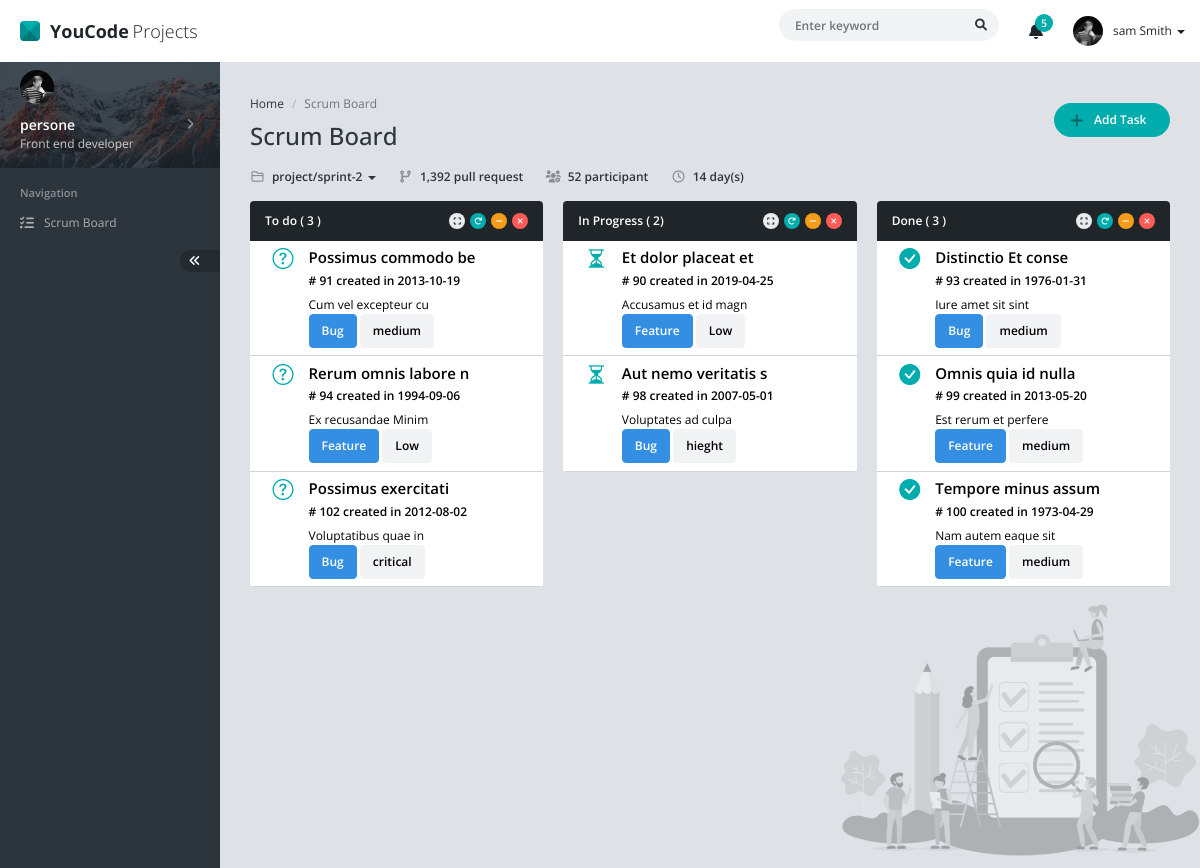
The page / on the database its author committed.
### tables this page shows
CREATE TABLE `tasks` (
  `taskID` int(11) NOT NULL,
  `title` varchar(255) DEFAULT NULL,
  `type_id` int(11) DEFAULT NULL,
  `priority_id` int(11) DEFAULT NULL,
  `status_id` int(11) DEFAULT NULL,
  `task_datetime` date DEFAULT NULL,
  `description` text DEFAULT NULL
);

CREATE TABLE `types` (
  `type_id` int(11) NOT NULL,
  `name` varchar(255) DEFAULT NULL
);

CREATE TABLE `proprieties` (
  `id_propreties` int(11) NOT NULL,
  `name` varchar(255) DEFAULT NULL
);

### scripts.php (the view, shortened to what this page needs)
<?php
include('database.php');
function getTasks($var)
{
    global $conn;
    $request   = "SELECT * FROM `tasks`  WHERE   tasks.status_id = $var";
    $res = mysqli_query($conn, $request);
    while ($row = mysqli_fetch_assoc($res)) {
        $Title = $row["title"];
        $id = $row["taskID"];
        $var2 = $row["type_id"];
        $request1  = "SELECT  name FROM `types` WHERE types.type_id = $var2";
        $res1 = mysqli_query($conn, $request1);
        while ($type_id =  mysqli_fetch_assoc($res1)) {
            $type_id1 = $type_id["name"];
        }
        $var3 = $row["priority_id"];
        $request2 = "SELECT name  FROM `proprieties` WHERE  proprieties.id_propreties = $var3";
        $res3 = mysqli_query($conn, $request2);
        while ($priority_id =  mysqli_fetch_assoc($res3)) {
            $priority = $priority_id["name"];
        }
        $status = $row["status_id"];
        if ($status == 1) {
            $iconStr = 'bi bi-hourglass-split fs-3 text-success';
          } else if ($status == 2) {
            $iconStr = 'bi bi-question-circle fs-3 text-success';
          } else if ($status == 3) {
            $iconStr = 'bi bi-check-circle-fill fs-3 text-success';
          }
        $date = $row["task_datetime"];
        $description = $row["description"];
        echo "<button id='btn'  href='#modal-task' data-bs-toggle='modal'  class=' p-2 w-100 d-flex border-0  bg-white md border-bottom' onclick='fillMyForm({$id})'>
                <div class='px-3'>
                <i class='{$iconStr}' id='icone'></i>
                </div>
                <div class='text-start'>
                    <div data-stat='{$status}' id ='{$id}status'></div>
                    <div class='h5' data-btn='{$Title}' value='{$Title}' id ='{$id}hello'>{$Title}</div>
                    <div class='text-start'>
                        <div id='{$id}date' data-btn ='{$date}' class='h6'># $id created in $date</div>
                        <div class='description' data-description='{$description}' id='{$id}description' >$description</div>
                    </div>
                    <div class='text-start'>
                        <span data-type = {$var2}  id='{$id}type' class='btn btn-primary'>$type_id1 </span>
                        <span data-priority={$var3} id='{$id}priority' class='btn btn-light text-black'>$priority</span>
                    </div>
                </div>
            </button>";
    }
}

### index.php (shortened to what this page needs)
<?php
include('scripts.php');
?>
<!DOCTYPE html>
<html lang="en">
<head>
	<link href="assets/css/vendor.min.css" rel="stylesheet" />
	<link href="assets/css/default/app.min.css" rel="stylesheet" />
	<link rel="stylesheet" href="https://cdn.jsdelivr.net/npm/bootstrap-icons@1.9.1/font/bootstrap-icons.css">
</head>
<body>
	<div id="app" class="app app-header-fixed app-sidebar-fixed">
		<div id="header" class="app-header">
			<div class="navbar-header">
				<a href="index.html" class="navbar-brand"><span class="navbar-logo"></span> <b class="me-1">YouCode</b> Projects</a>
			</div>
			<div class="navbar-nav">
				<div class="navbar-item navbar-form">
					<form action="" method="POST" name="search">
						<div class="form-group">
							<input type="text" class="form-control" placeholder="Enter keyword" />
							<button type="submit" class="btn btn-search"><i class="fa fa-search"></i></button>
						</div>
					</form>
				</div>
				<div class="navbar-item dropdown">
					<a href="#" data-bs-toggle="dropdown" class="navbar-link dropdown-toggle icon">
						<i class="fa fa-bell"></i>
						<span class="badge">5</span>
					</a>
				</div>
				<div class="navbar-item navbar-user dropdown">
					<a href="#" class="navbar-link dropdown-toggle d-flex align-items-center" data-bs-toggle="dropdown">
						<img src="assets/img/user/user-13.jpg" alt="" />
						<span>
							<span class="d-none d-md-inline">sam Smith</span>
							<b class="caret"></b>
						</span>
					</a>
				</div>
			</div>
		</div>
		<div id="sidebar" class="app-sidebar">
			<div class="app-sidebar-content" data-scrollbar="true" data-height="100%">
				<div class="menu">
					<div class="menu-profile">
						<a href="javascript:;" class="menu-profile-link" data-toggle="app-sidebar-profile" data-target="#appSidebarProfileMenu">
							<div class="menu-profile-cover with-shadow"></div>
							<div class="menu-profile-image">
								<img src="assets/img/user/user-13.jpg" alt="" />
							</div>
							<div class="menu-profile-info">
								<div class="d-flex align-items-center">
									<div class="flex-grow-1">
										persone
									</div>
									<div class="menu-caret ms-auto"></div>
								</div>
								<small>Front end developer</small>
							</div>
						</a>
					</div>
					<div class="menu-header">Navigation</div>
					<div class="menu-item">
						<a href="index.html" class="menu-link">
							<div class="menu-icon">
								<i class="fa fa-list-check"></i>
							</div>
							<div class="menu-text">Scrum Board</div>
						</a>
					</div>
					<div class="menu-item d-flex">
						<a href="javascript:;" class="app-sidebar-minify-btn ms-auto" data-toggle="app-sidebar-minify"><i class="fa fa-angle-double-left"></i></a>
					</div>
				</div>
			</div>
		</div>
		<div id="content" class="app-content" style="min-height: 100vh; background: url(assets/img/cover/cover-scrum-board.png) no-repeat fixed; background-size: 360px; background-position: right bottom;">
			<div class="d-flex align-items-center mb-3">
				<div>
					<ol class="breadcrumb">
						<li class="breadcrumb-item"><a href="javascript:;">Home</a></li>
						<li class="breadcrumb-item active">Scrum Board </li>
					</ol>
					<h1 class="page-header mb-0">
						Scrum Board
					</h1>
				</div>
				<div class="ms-auto">
					<a href="#modal-task" onclick="emptyMyForm()" data-bs-toggle="modal" class="btn btn-success btn-rounded px-4 rounded-pill"><i class="fa fa-plus fa-lg me-2 ms-n2 text-success-900"></i> Add Task</a>
				</div>
			</div>
			<div class="mb-3 d-md-flex fw-bold">
				<div class="dropdown-toggle">
					<a href="#" data-bs-toggle="dropdown" class="text-decoration-none text-dark"><i class="far fa-folder fa-fw text-dark text-opacity-50 me-1"></i> project/sprint-2 <b class="caret"></b></a>
				</div>
				<div class="ms-md-4 mt-md-0 mt-2"><i class="fa fa-code-branch fa-fw me-1 text-dark text-opacity-50"></i> 1,392 pull request</div>
				<div class="ms-md-4 mt-md-0 mt-2"><i class="fa fa-users-cog fa-fw me-1 text-dark text-opacity-50"></i> 52 participant</div>
				<div class="ms-md-4 mt-md-0 mt-2"><i class="far fa-clock fa-fw me-1 text-dark text-opacity-50"></i> 14 day(s)</div>
			</div>
			<div class="row">
				<div class="col-xl-4 col-lg-6">
					<div class="panel panel-inverse">
						<div class="panel-heading">
							<h4 class="panel-title">To do (<span id="to-do-tasks-count">
									<?php
									global $conn;
									$request1 = "SELECT * FROM `tasks` WHERE status_id = 2";
									$res = mysqli_query($conn, $request1);
									$count = mysqli_num_rows($res);
									echo $count;
									?>
								</span>)</h4>
							<div class="panel-heading-btn">
								<a href="javascript:;" class="btn btn-xs btn-icon btn-default" data-toggle="panel-expand"><i class="fa fa-expand"></i></a>
								<a href="javascript:;" class="btn btn-xs btn-icon btn-success" data-toggle="panel-reload"><i class="fa fa-redo"></i></a>
								<a href="javascript:;" class="btn btn-xs btn-icon btn-warning" data-toggle="panel-collapse"><i class="fa fa-minus"></i></a>
								<a href="javascript:;" class="btn btn-xs btn-icon btn-danger" data-toggle="panel-remove"><i class="fa fa-times"></i></a>
							</div>
						</div>
						<div class="list-group list-group-flush rounded-bottom overflow-hidden panel-body  p-0" id="to-do-tasks">
							<?php
							getTasks(2);
							?>
						</div>
					</div>
				</div>
				<div class="col-xl-4 col-lg-6">
					<div class="panel panel-inverse">
						<div class="panel-heading">
							<h4 class="panel-title">In Progress (<span id="in-progress-tasks-count">
									<?php
									global $conn;
									$request1 = "SELECT * FROM `tasks` WHERE status_id = 1";
									$res = mysqli_query($conn, $request1);
									$count = mysqli_num_rows($res);
									echo $count;
									?></span>)</h4>
							<div class="panel-heading-btn">
								<a href="javascript:;" class="btn btn-xs btn-icon btn-default" data-toggle="panel-expand"><i class="fa fa-expand"></i></a>
								<a href="javascript:;" class="btn btn-xs btn-icon btn-success" data-toggle="panel-reload"><i class="fa fa-redo"></i></a>
								<a href="javascript:;" class="btn btn-xs btn-icon btn-warning" data-toggle="panel-collapse"><i class="fa fa-minus"></i></a>
								<a href="javascript:;" class="btn btn-xs btn-icon btn-danger" data-toggle="panel-remove"><i class="fa fa-times"></i></a>
							</div>
						</div>
						<div class="list-group list-group-flush rounded-bottom overflow-hidden panel-body p-0" id="in-progress-tasks">
							<?php
							getTasks(1);
							?>
						</div>
					</div>
				</div>
				<div class="col-xl-4 col-lg-6">
					<div class="panel panel-inverse">
						<div class="panel-heading">
							<h4 class="panel-title">Done (<span id="done-tasks-count">
									<?php
									global $conn;
									$request1 = "SELECT * FROM `tasks` WHERE status_id = 3";
									$res = mysqli_query($conn, $request1);
									$count = mysqli_num_rows($res);
									echo $count;
									?>
								</span>)</h4>
							<div class="panel-heading-btn">
								<a href="javascript:;" class="btn btn-xs btn-icon btn-default" data-toggle="panel-expand"><i class="fa fa-expand"></i></a>
								<a href="javascript:;" class="btn btn-xs btn-icon btn-success" data-toggle="panel-reload"><i class="fa fa-redo"></i></a>
								<a href="javascript:;" class="btn btn-xs btn-icon btn-warning" data-toggle="panel-collapse"><i class="fa fa-minus"></i></a>
								<a href="javascript:;" class="btn btn-xs btn-icon btn-danger" data-toggle="panel-remove"><i class="fa fa-times"></i></a>
							</div>
						</div>
						<div class="list-group list-group-flush rounded-bottom overflow-hidden panel-body p-0" id="done-tasks">
							<?php
							getTasks(3);
							?>
						</div>
					</div>
				</div>
			</div>
		</div>
	</div>
</body>
</html>

### rows shown on the page
tasks: title "Possimus commodo be", taskID "91", task_datetime "2013-10-19", description "Cum vel excepteur cu", type.name "Bug", priority.name "medium"
tasks: title "Rerum omnis labore n", taskID "94", task_datetime "1994-09-06", description "Ex recusandae Minim", type.name "Feature", priority.name "Low"
tasks: title "Possimus exercitati", taskID "102", task_datetime "2012-08-02", description "Voluptatibus quae in", type.name "Bug", priority.name "critical"
tasks: title "Et dolor placeat et", taskID "90", task_datetime "2019-04-25", description "Accusamus et id magn", type.name "Feature", priority.name "Low"
tasks: title "Aut nemo veritatis s", taskID "98", task_datetime "2007-05-01", description "Voluptates ad culpa", type.name "Bug", priority.name "hieght"
tasks: title "Distinctio Et conse", taskID "93", task_datetime "1976-01-31", description "Iure amet sit sint", type.name "Bug", priority.name "medium"
tasks: title "Omnis quia id nulla", taskID "99", task_datetime "2013-05-20", description "Est rerum et perfere", type.name "Feature", priority.name "medium"
tasks: title "Tempore minus assum", taskID "100", task_datetime "1973-04-29", description "Nam autem eaque sit", type.name "Feature", priority.name "medium"

### other values the page prints
$count "3"
$count "2"
